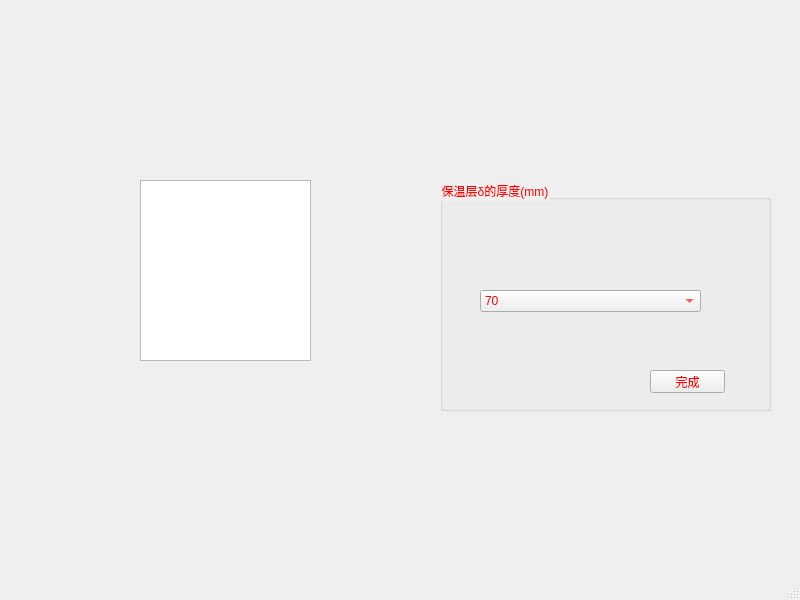
<?xml version="1.0" encoding="UTF-8"?>
<ui version="4.0">
 <class>MainWindow</class>
 <widget class="QMainWindow" name="MainWindow">
  <property name="geometry">
   <rect>
    <x>0</x>
    <y>0</y>
    <width>800</width>
    <height>600</height>
   </rect>
  </property>
  <property name="windowTitle">
   <string>MainWindow</string>
  </property>
  <widget class="QWidget" name="centralwidget">
   <widget class="QGroupBox" name="groupBox">
    <property name="geometry">
     <rect>
      <x>440</x>
      <y>180</y>
      <width>331</width>
      <height>231</height>
     </rect>
    </property>
    <property name="styleSheet">
     <string notr="true">color: rgb(255, 0, 0);
font: 8pt &quot;楷体&quot;;</string>
    </property>
    <property name="title">
     <string>保温层δ的厚度(mm)</string>
    </property>
    <widget class="QComboBox" name="comboBox">
     <property name="geometry">
      <rect>
       <x>40</x>
       <y>110</y>
       <width>221</width>
       <height>22</height>
      </rect>
     </property>
     <item>
      <property name="text">
       <string>70</string>
      </property>
     </item>
     <item>
      <property name="text">
       <string>60</string>
      </property>
     </item>
     <item>
      <property name="text">
       <string>50</string>
      </property>
     </item>
     <item>
      <property name="text">
       <string>35</string>
      </property>
     </item>
     <item>
      <property name="text">
       <string>25</string>
      </property>
     </item>
     <item>
      <property name="text">
       <string>20</string>
      </property>
     </item>
    </widget>
    <widget class="QPushButton" name="fff">
     <property name="geometry">
      <rect>
       <x>210</x>
       <y>190</y>
       <width>75</width>
       <height>23</height>
      </rect>
     </property>
     <property name="text">
      <string>完成</string>
     </property>
    </widget>
   </widget>
   <widget class="QGraphicsView" name="graphicsView">
    <property name="geometry">
     <rect>
      <x>140</x>
      <y>180</y>
      <width>171</width>
      <height>181</height>
     </rect>
    </property>
    <property name="styleSheet">
     <string notr="true">border-image: url(:/wuding1/7.png);</string>
    </property>
   </widget>
  </widget>
  <widget class="QMenuBar" name="menubar">
   <property name="geometry">
    <rect>
     <x>0</x>
     <y>0</y>
     <width>800</width>
     <height>22</height>
    </rect>
   </property>
  </widget>
  <widget class="QStatusBar" name="statusbar"/>
 </widget>
 <resources>
  <include location="../pic/wuding.qrc"/>
 </resources>
 <connections/>
</ui>
